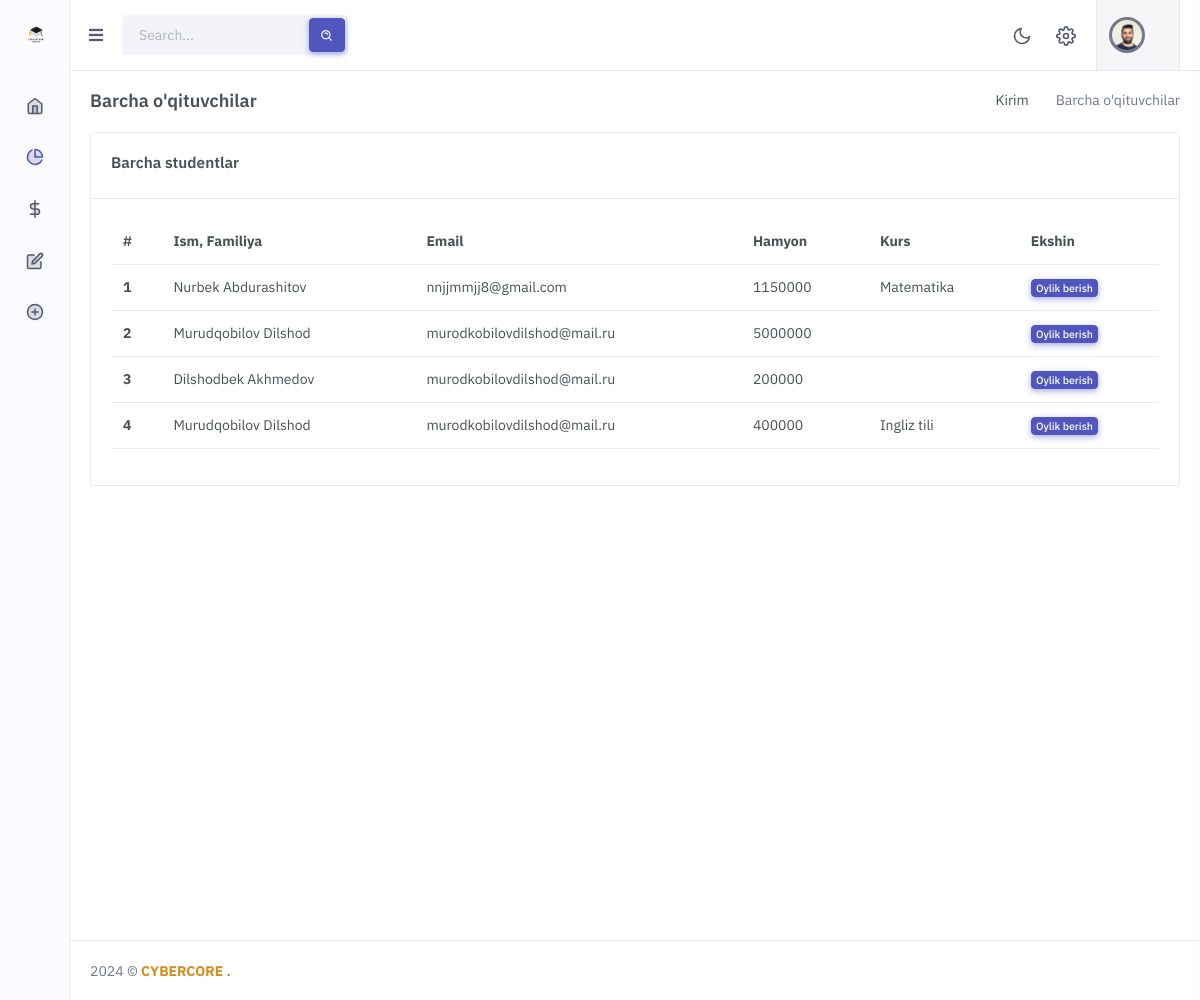
Screenshot of /staff/teachers (signed in) with the database file from the repository.
### users/models.py (models this page shows, shortened)
class User(AbstractUser):
      is_teacher = models.BooleanField(default=False, help_text = 'Agar yaratilayotgan foydalanuvchi ustoz bo\'lsa.')
      is_admin  = models.BooleanField(default = False,  help_text = 'Agar yaratilayotgan foydalanuvchi adminstrator bo\'lsa.')
      wallet = models.PositiveBigIntegerField(default=0)

### course/models.py (models this page shows, shortened)
class Course(models.Model):
      name  = models.CharField(max_length=120)
      teacher = models.ForeignKey(User, on_delete = models.CASCADE)
      title = models.TextField(null=True, blank=True)
      price = models.PositiveBigIntegerField()
      students = models.ManyToManyField(Student)
      time = models.CharField(max_length = 150 , choices=times)
      days = models.CharField(max_length = 150 , choices=days)
      room =  models.PositiveBigIntegerField()
      start_date = models.DateField(default=date.today())
      end_date = models.DateField(null=True, blank=True)
      is_ended = models.BooleanField(default=False)

### main/views.py (the view)
# urls.py: path('staff/teachers', teachers, name='teachers'),
@login_required
def teachers(request):
      if request.user.is_staff == True:
            teachers = User.objects.filter(is_teacher=True)
            for i in teachers:
                  i.courses = Course.objects.filter(teacher=i)
            return render(request, 'boss/all_teachers.html', {"teachers":teachers})
      else:
            messages.warning(request, "Siz uchun bu sahifa mavjud emas.")
            return redirect('index')

### templates/boss/all_teachers.html (shortened to what this page needs)
{% extends 'boss/base.html' %}
{% block content %}
<div class="col-12">
      <div class="page-title-box d-sm-flex align-items-center justify-content-between">
          <h4 class="mb-sm-0 font-size-18">Barcha o'qituvchilar </h4>
          <div class="page-title-right">
              <ol class="breadcrumb m-0">
                  <li class="breadcrumb-item"><a href="{% url 'income' %}">Kirim</a></li>
                  <li class="breadcrumb-item active">Barcha o'qituvchilar </li>
              </ol>
          </div>
      </div>
</div>
<div class="card">
      <div class="card-header">
          <h4 class="card-title">Barcha studentlar</h4>
      </div>
      <div class="card-body">
            <table class="table datatable-buttons">
                  <thead>
                    <tr>
                      <th scope="col">#</th>
                      <th scope="col">Ism, Familiya</th>
                      <th scope="col">Email</th>
                      <th scope="col">Hamyon</th>
                      <th scope="col">Kurs</th>
                      <th scope="col">Ekshin</th>
                    </tr>
                  </thead>
                  <tbody>
                        {% for i in teachers %}
                    <tr>
                      <th scope="row">{{ forloop.counter }}</th>
                      <td>{{i.first_name}} {{i.last_name}}</td>
                      <td>{{i.email}}</td>
                      <td>{{i.wallet}}</td>
                      <td>{% for a in i.courses %} {{a.name}} {% endfor %}</td>
                      <td><a class="btn btn-primary badge" href="{% url 'give-salary' i.id  %}"> Oylik berish </a></td>
                    </tr>
                    {% endfor %}
                  </tbody>
            </table>
      </div>
  </div>
{% endblock content %}

### templates/boss/base.html (shortened to what this page needs)
{% load static %}
<!doctype html>
<html lang="en">
<head>
        <link rel="stylesheet" href="{% static 'assets/css/preloader.min.css' %}" type="text/css" />
        <link href="{% static 'assets/css/bootstrap.min.css' %}" id="bootstrap-style" rel="stylesheet" type="text/css" />
        <link href="{% static 'assets/css/icons.min.css' %}" rel="stylesheet" type="text/css" />
        <link href="{% static 'assets/css/app.min.css' %}" id="app-style" rel="stylesheet" type="text/css" />
    </head>
    <body>
        <div id="layout-wrapper">
            <header id="page-topbar">
                <div class="navbar-header">
                    <div class="d-flex">
                        <div class="navbar-brand-box">
                            <a href="/" class="logo logo-dark">
                                <span class="logo-sm">
                                    <img src="{% static 'assets/images/logo.png' %}" alt="" height="24">
                                </span>
                            </a>
                        </div>
                        <button type="button" class="btn btn-sm px-3 font-size-16 header-item" id="vertical-menu-btn">
                            <i class="fa fa-fw fa-bars"></i>
                        </button>
                        <form class="app-search d-none d-lg-block">
                            <div class="position-relative">
                                <input type="text" class="form-control" placeholder="Search...">
                                <button class="btn btn-primary" type="button"><i class="bx bx-search-alt align-middle"></i></button>
                            </div>
                        </form>
                    </div>
                    <div class="d-flex">
                        <div class="dropdown d-none d-sm-inline-block">
                            <button type="button" class="btn header-item" id="mode-setting-btn">
                                <i data-feather="moon" class="icon-lg layout-mode-dark"></i>
                            </button>
                        </div>
                        <div class="dropdown d-inline-block">
                            <button type="button" class="btn header-item right-bar-toggle me-2">
                                <i data-feather="settings" class="icon-lg"></i>
                            </button>
                        </div>
                        <div class="dropdown d-inline-block">
                            <button type="button" class="btn header-item bg-soft-light border-start border-end" id="page-header-user-dropdown"
                            data-bs-toggle="dropdown" aria-haspopup="true" aria-expanded="false">
                                <img class="rounded-circle header-profile-user" src="{% static 'assets/images/users/avatar-1.jpg' %}"
                                    alt="Header Avatar">
                                <i class="mdi mdi-chevron-down d-none d-xl-inline-block"></i>
                            </button>
                        </div>
                    </div>
                </div>
            </header>
            <div class="vertical-menu">
                <div data-simplebar class="h-100">
                    <div id="sidebar-menu">
                        <ul class="metismenu list-unstyled" id="side-menu">
                            <li>
                                <a href="{% url 'income' %}">
                                    <i data-feather="home"></i>
                                </a>
                            </li>
                            <li>
                                <a href="javascript: void(0);" class="has-arrow">
                                    <i data-feather="pie-chart"></i>
                                </a>
                            </li>
                            <li>
                                <a href="javascript: void(0);" class="has-arrow">
                                    <i data-feather="dollar-sign"></i>
                                </a>
                            </li>
                            <li>
                                <a href="javascript: void(0);" class="has-arrow">
                                    <i data-feather="edit"></i>
                                </a>
                            </li>
                            <li>
                                <a href="javascript: void(0);" class="has-arrow">
                                    <i data-feather="plus-circle"></i>
                                </a>
                            </li>
                        </ul>
                    </div>
                </div>
            </div>
            <div class="main-content">
                <div class="page-content">
                    <div class="container-fluid">
                        {% block content %}
                        {% endblock content %}
                    </div>
                </div>
                <footer class="footer">
                    <div class="container-fluid">
                        <div class="row">
                            <div class="col-sm-6">
                                <script>document.write(new Date().getFullYear())</script> © <strong style="color: #D68D20"> CYBERCORE .
                            </div>
                        </div>
                    </div>
                </footer>
            </div>
        </div>
    </body>
</html>

### rows the page displays
User: first_name "Nurbek", last_name "Abdurashitov", email "nnjjmmjj8@gmail.com", wallet "1150000"
Course: name "Matematika"
User: first_name "Murudqobilov", last_name "Dilshod", email "murodkobilovdilshod@mail.ru", wallet "5000000"
User: first_name "Dilshodbek", last_name "Akhmedov", email "murodkobilovdilshod@mail.ru", wallet "200000"
User: first_name "Murudqobilov", last_name "Dilshod", email "murodkobilovdilshod@mail.ru", wallet "400000"
Course: name "Ingliz tili"
